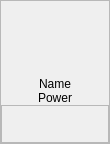
<?xml version="1.0" encoding="UTF-8"?>
<ui version="4.0">
 <class>DryContactRelayFrame</class>
 <widget class="QFrame" name="DryContactRelayFrame">
  <property name="geometry">
   <rect>
    <x>0</x>
    <y>0</y>
    <width>110</width>
    <height>144</height>
   </rect>
  </property>
  <property name="minimumSize">
   <size>
    <width>110</width>
    <height>140</height>
   </size>
  </property>
  <property name="maximumSize">
   <size>
    <width>110</width>
    <height>144</height>
   </size>
  </property>
  <property name="windowTitle">
   <string>Frame</string>
  </property>
  <property name="frameShape">
   <enum>QFrame::StyledPanel</enum>
  </property>
  <property name="frameShadow">
   <enum>QFrame::Raised</enum>
  </property>
  <layout class="QVBoxLayout" name="verticalLayout">
   <property name="spacing">
    <number>0</number>
   </property>
   <property name="leftMargin">
    <number>0</number>
   </property>
   <property name="topMargin">
    <number>0</number>
   </property>
   <property name="rightMargin">
    <number>0</number>
   </property>
   <property name="bottomMargin">
    <number>0</number>
   </property>
   <item>
    <widget class="QLabel" name="labelIcon">
     <property name="minimumSize">
      <size>
       <width>100</width>
       <height>80</height>
      </size>
     </property>
     <property name="maximumSize">
      <size>
       <width>100</width>
       <height>80</height>
      </size>
     </property>
     <property name="text">
      <string/>
     </property>
    </widget>
   </item>
   <item>
    <widget class="QLabel" name="labelName">
     <property name="sizePolicy">
      <sizepolicy hsizetype="Preferred" vsizetype="Expanding">
       <horstretch>0</horstretch>
       <verstretch>0</verstretch>
      </sizepolicy>
     </property>
     <property name="text">
      <string>Name</string>
     </property>
     <property name="alignment">
      <set>Qt::AlignCenter</set>
     </property>
    </widget>
   </item>
   <item>
    <widget class="QLabel" name="labelChargeState">
     <property name="sizePolicy">
      <sizepolicy hsizetype="Preferred" vsizetype="Expanding">
       <horstretch>0</horstretch>
       <verstretch>0</verstretch>
      </sizepolicy>
     </property>
     <property name="text">
      <string>Power</string>
     </property>
     <property name="alignment">
      <set>Qt::AlignCenter</set>
     </property>
    </widget>
   </item>
   <item>
    <widget class="QFrame" name="frame">
     <property name="frameShape">
      <enum>QFrame::StyledPanel</enum>
     </property>
     <property name="frameShadow">
      <enum>QFrame::Raised</enum>
     </property>
     <property name="lineWidth">
      <number>0</number>
     </property>
     <layout class="QGridLayout" name="gridLayout">
      <property name="leftMargin">
       <number>0</number>
      </property>
      <property name="topMargin">
       <number>0</number>
      </property>
      <property name="rightMargin">
       <number>0</number>
      </property>
      <property name="bottomMargin">
       <number>0</number>
      </property>
      <property name="spacing">
       <number>0</number>
      </property>
      <item row="1" column="4">
       <widget class="QLabel" name="labelGroup8">
        <property name="minimumSize">
         <size>
          <width>16</width>
          <height>16</height>
         </size>
        </property>
        <property name="maximumSize">
         <size>
          <width>16</width>
          <height>16</height>
         </size>
        </property>
        <property name="text">
         <string/>
        </property>
       </widget>
      </item>
      <item row="1" column="2">
       <widget class="QLabel" name="labelGroup6">
        <property name="minimumSize">
         <size>
          <width>16</width>
          <height>16</height>
         </size>
        </property>
        <property name="maximumSize">
         <size>
          <width>16</width>
          <height>16</height>
         </size>
        </property>
        <property name="text">
         <string/>
        </property>
       </widget>
      </item>
      <item row="1" column="3">
       <widget class="QLabel" name="labelGroup7">
        <property name="minimumSize">
         <size>
          <width>16</width>
          <height>16</height>
         </size>
        </property>
        <property name="maximumSize">
         <size>
          <width>16</width>
          <height>16</height>
         </size>
        </property>
        <property name="text">
         <string/>
        </property>
       </widget>
      </item>
      <item row="0" column="1">
       <widget class="QLabel" name="labelGroup1">
        <property name="minimumSize">
         <size>
          <width>16</width>
          <height>16</height>
         </size>
        </property>
        <property name="maximumSize">
         <size>
          <width>16</width>
          <height>16</height>
         </size>
        </property>
        <property name="text">
         <string/>
        </property>
       </widget>
      </item>
      <item row="0" column="4">
       <widget class="QLabel" name="labelGroup4">
        <property name="minimumSize">
         <size>
          <width>16</width>
          <height>16</height>
         </size>
        </property>
        <property name="maximumSize">
         <size>
          <width>16</width>
          <height>16</height>
         </size>
        </property>
        <property name="text">
         <string/>
        </property>
       </widget>
      </item>
      <item row="0" column="2">
       <widget class="QLabel" name="labelGroup2">
        <property name="minimumSize">
         <size>
          <width>16</width>
          <height>16</height>
         </size>
        </property>
        <property name="maximumSize">
         <size>
          <width>16</width>
          <height>16</height>
         </size>
        </property>
        <property name="text">
         <string/>
        </property>
       </widget>
      </item>
      <item row="1" column="1">
       <widget class="QLabel" name="labelGroup5">
        <property name="minimumSize">
         <size>
          <width>16</width>
          <height>16</height>
         </size>
        </property>
        <property name="maximumSize">
         <size>
          <width>16</width>
          <height>16</height>
         </size>
        </property>
        <property name="text">
         <string/>
        </property>
       </widget>
      </item>
      <item row="0" column="3">
       <widget class="QLabel" name="labelGroup3">
        <property name="minimumSize">
         <size>
          <width>16</width>
          <height>16</height>
         </size>
        </property>
        <property name="maximumSize">
         <size>
          <width>16</width>
          <height>16</height>
         </size>
        </property>
        <property name="text">
         <string/>
        </property>
       </widget>
      </item>
      <item row="0" column="0">
       <spacer name="horizontalSpacer">
        <property name="orientation">
         <enum>Qt::Horizontal</enum>
        </property>
        <property name="sizeHint" stdset="0">
         <size>
          <width>40</width>
          <height>20</height>
         </size>
        </property>
       </spacer>
      </item>
      <item row="0" column="5">
       <spacer name="horizontalSpacer_2">
        <property name="orientation">
         <enum>Qt::Horizontal</enum>
        </property>
        <property name="sizeHint" stdset="0">
         <size>
          <width>40</width>
          <height>20</height>
         </size>
        </property>
       </spacer>
      </item>
     </layout>
    </widget>
   </item>
  </layout>
 </widget>
 <resources/>
 <connections/>
</ui>
